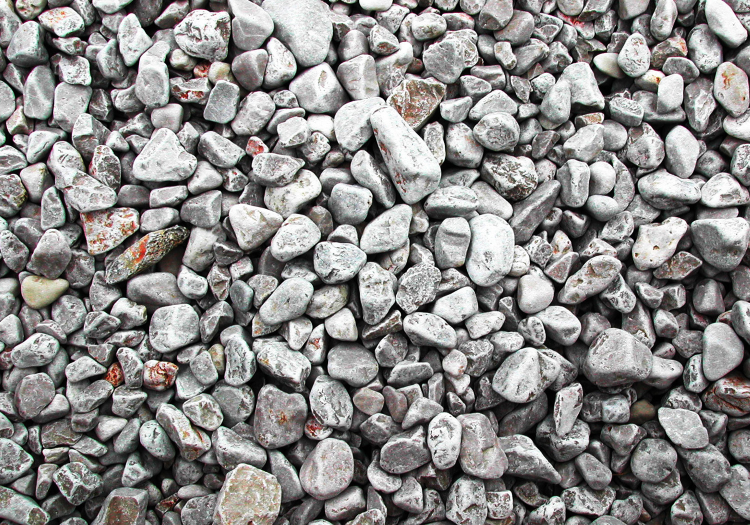
#> input picture stones.jpg, 1500 x 1050 px (shown at 1/2 size)
$ python main_homog.py
#> lines starting #> are read from the running program, lines starting #| are printed output that depends on the picture
import cv2
import sys
import time
import numpy as np

CAMERA_NUMBER = 0  # 0 is the default camera
MIN_MATCHES_FOR_DETECTION = 10    # Minimum number of matches for detection; increase for fewer false detections

def main():
    # Read in an image, and convert it to grayscale.
    marker_image = cv2.imread("stones.jpg", cv2.IMREAD_GRAYSCALE)
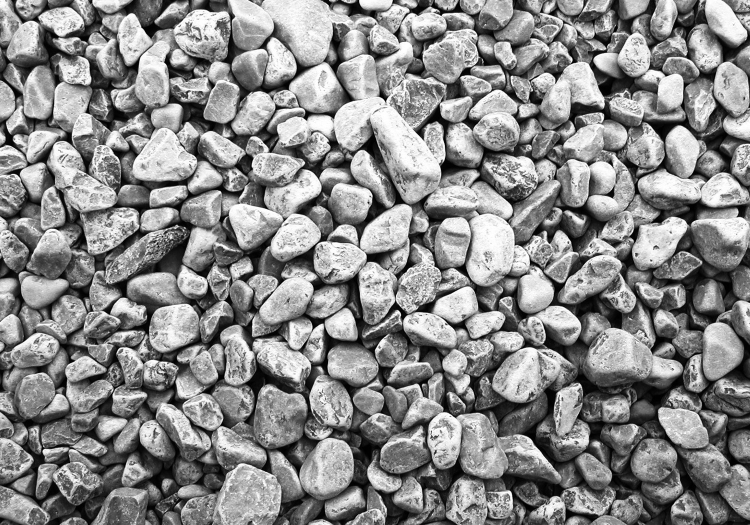
#> marker_image: shape (1050, 1500) (shown at 1/2 size); min 0, max 255, mean 137.1
    if marker_image is None:
        print("Can't read marker image from file")
        sys.exit()
    # Optionally reduce the size of the marker image.
    h = int(0.5 * marker_image.shape[0])
#> h = 525
    w = int(0.5 * marker_image.shape[1])
#> w = 750
    marker_image = cv2.resize(src=marker_image, dsize=(w, h))
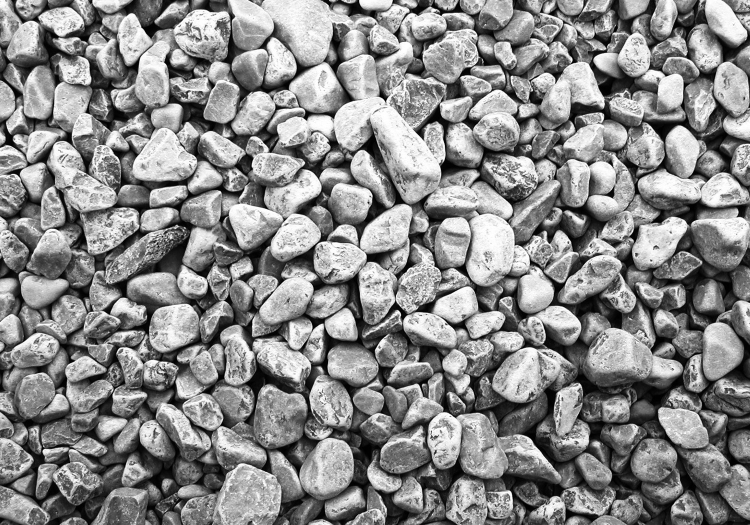
#> marker_image: shape (525, 750); min 0, max 255, mean 137.2

    # Initialize feature detector.
    detector = cv2.ORB_create(nfeatures=2500,  # default = 500
                              edgeThreshold=16)  # default = 31

    # Detect keypoints in marker image and compute descriptors.
    kp1, desc1 = detector.detectAndCompute(image=marker_image, mask=None)
#> kp1 = 2500 keypoints; strongest (x, y, size): (385, 100, 31), (18, 174, 31), (571, 60, 31), (397, 312, 37.2)

    # Initialize image capture from camera.
    video_capture = cv2.VideoCapture(CAMERA_NUMBER)  # Open video capture object
    is_ok, bgr_image_input = video_capture.read()  # Make sure we can read video
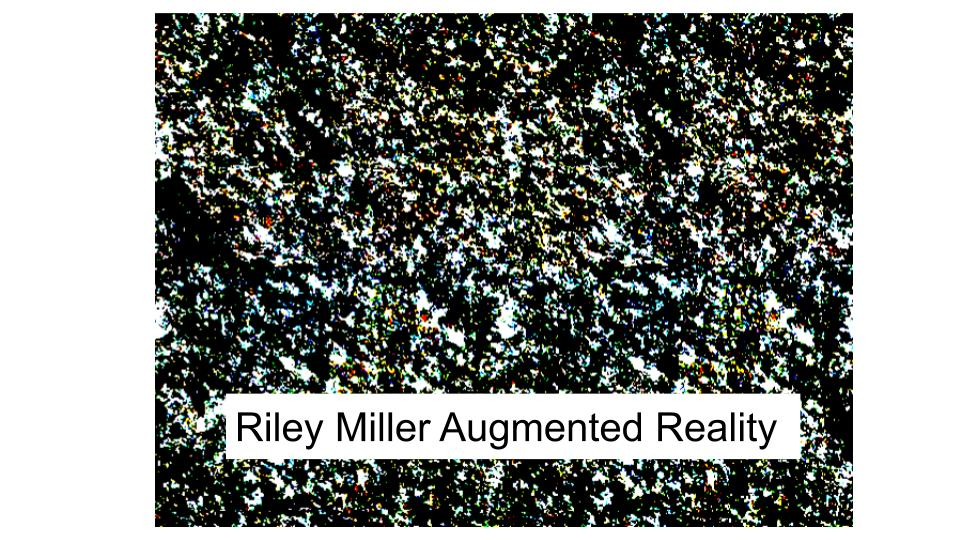
#> input picture contrast_marker.jpg, 960 x 540 px, given in place of the camera
#> bgr_image_input is the input picture: shape (540, 960, 3); mean B, G, R 131, 134.7, 131.5
    if not is_ok:
        print("Cannot read video source")
        sys.exit()

    while True:
        is_ok, bgr_image_input = video_capture.read()
        if not is_ok:
            break  # no camera, or reached end of video file

        # Set this to true if at any point in the processing we can't find the marker.
        unable_to_find_marker = False

        # Detect keypoints and compute descriptors for input image.
        image_input_gray = cv2.cvtColor(src=bgr_image_input, code=cv2.COLOR_BGR2GRAY)
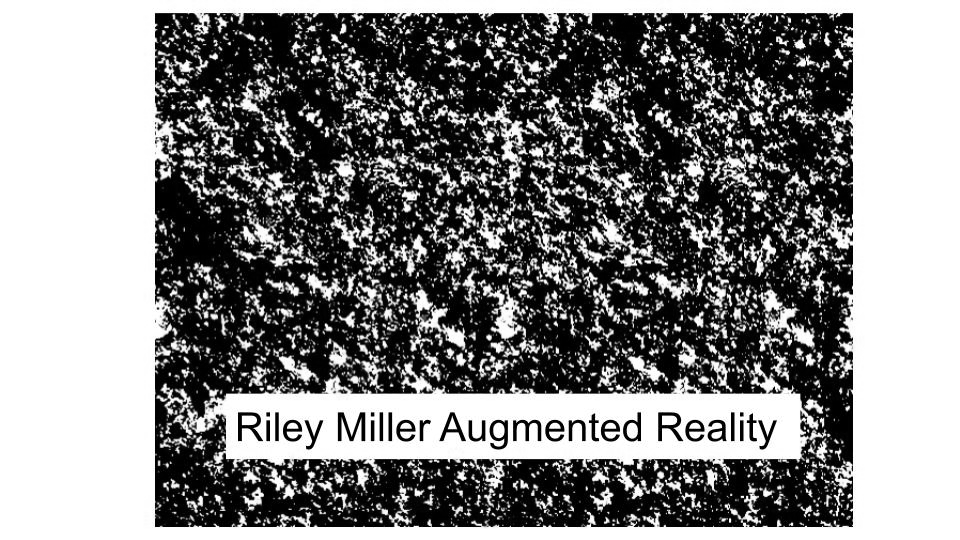
#> image_input_gray: shape (540, 960); min 0, max 255, mean 133.3
        kp2, desc2 = detector.detectAndCompute(image=image_input_gray, mask=None)
#> kp2 = 2500 keypoints; strongest (x, y, size): (713, 435, 44.6), (618, 428, 37.2), (675, 419, 44.6), (851, 478, 31)
        if len(kp2) < MIN_MATCHES_FOR_DETECTION:  # Higher threshold - fewer false detections
            unable_to_find_marker = True

        # Match descriptors to marker image.
        if not unable_to_find_marker:
            matcher = cv2.BFMatcher_create(normType=cv2.NORM_L2, crossCheck=False)
            matches = matcher.knnMatch(desc1, desc2, k=2)  # Find closest 2
#> matches = 2500 matches
            good_matches = []
            for m in matches:
                if m[0].distance < 0.8 * m[1].distance:  # Ratio test
                    good_matches.append(m[0])
#> after the loop, good_matches = 36 matches
            if len(good_matches) < MIN_MATCHES_FOR_DETECTION:  # Higher threshold - fewer false detections
                unable_to_find_marker = True

        # Fit homography.
        if not unable_to_find_marker:
            src_pts = np.float32([kp1[m.queryIdx].pt for m in good_matches]).reshape(-1, 2)
#> src_pts = 36 pairs, first value 55.99 to 715.7, second value 31.68 to 495
            dst_pts = np.float32([kp2[m.trainIdx].pt for m in good_matches]).reshape(-1, 2)
#> dst_pts = 36 pairs, first value 176.3 to 847.2, second value 23 to 494

            Hmat, mask = cv2.findHomography(
                srcPoints=src_pts, dstPoints=dst_pts, method=cv2.RANSAC,
                ransacReprojThreshold=5.0,  # default is 3.0
                maxIters=2000  # default is 2000
            )
#> Hmat = [[1.63, -4.24, 667.9], [0.863, -2.44, 406.8], [0.00236, -0.00624, 1]]; mask = 36 values, max 1 at index 1, min 0 at index 0, mean 0.139
            num_inliers = sum(mask)  # mask[i] is 1 if point i is an inlier, else 0
#> num_inliers = [5]
            if num_inliers < MIN_MATCHES_FOR_DETECTION:
                unable_to_find_marker = True

        # Draw marker border on the image.
        if not unable_to_find_marker:
            # Project the marker border lines to the image using the computed homography.
            h, w = marker_image.shape
            marker_corners = np.float32([[0, 0], [0, h - 1], [w - 1, h - 1], [w - 1, 0]])
            warped_corners = cv2.perspectiveTransform(marker_corners.reshape(-1, 1, 2), Hmat)

            cv2.polylines(img=bgr_image_input, pts=[np.int32(warped_corners)], isClosed=True,
                          color=[0, 255, 0], thickness=4, lineType=cv2.LINE_AA)

        # Show image and wait for xx msec (0 = wait till keypress).
        cv2.imshow("Input image", bgr_image_input)
        key_pressed = cv2.waitKey(0) & 0xFF
#> (key q is pressed here)
        if key_pressed == 27 or key_pressed == ord('q'):
            break  # Quit on ESC or q

    video_capture.release()
    cv2.destroyAllWindows()

if __name__ == "__main__":
    main()
